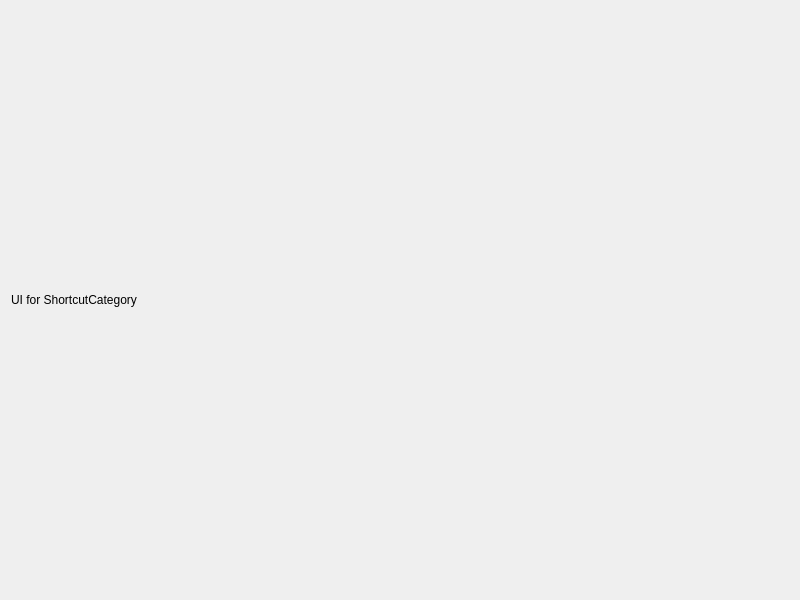
<?xml version="1.0" encoding="UTF-8"?>
<ui version="4.0">
 <class>ShortcutCategory</class>
 <widget class="QDialog" name="shortcutCategory">
  <property name="geometry">
   <rect>
    <x>0</x>
    <y>0</y>
    <width>800</width>
    <height>600</height>
   </rect>
  </property>
  <property name="windowTitle">
   <string>Shortcut Category</string>
  </property>
  <layout class="QVBoxLayout" name="verticalLayout">
   <item>
    <widget class="QLabel" name="label">
     <property name="text">
      <string>UI for ShortcutCategory</string>
     </property>
    </widget>
   </item>
  </layout>
 </widget>
 <resources/>
 <connections/>
</ui>
